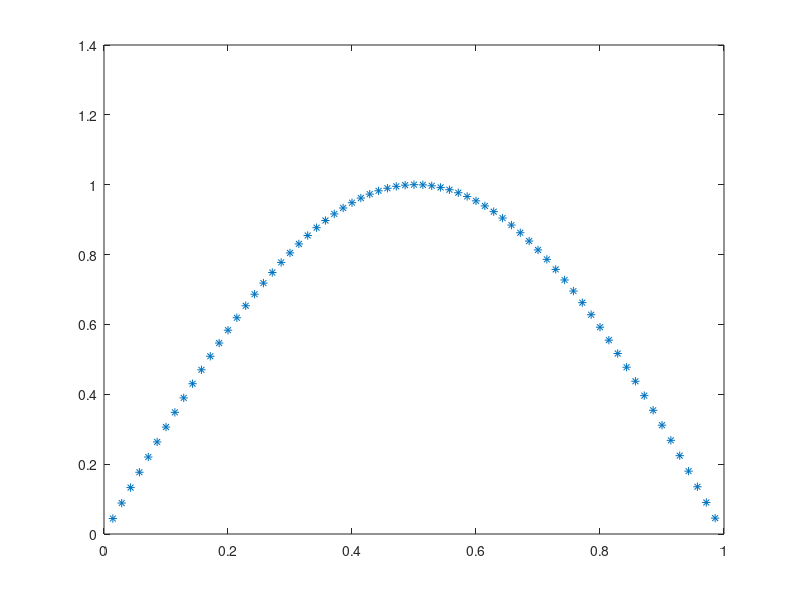

Write the MATLAB code that produced this figure.
clear all;
close all;
format long;

x0 = 0;
xN = 1;
M = 100;
N = 70;
mu = 0.001;
h = (xN - x0)/N;
delt = 2*mu*h;

for i = 1:N-1
    x(i) = i*h;
    U0(i) = sin(pi*(x(i)));
end
U1 = zeros(N-1,1);
t = 0;
for k = 1:M
    U1(1)  = U0(1) - mu*(U0(2)^2 - U0(1)^2);
    for j = 2 : N-2
        U1(j) = U0(j) - mu*(U0(j+1)^2 - U0(j)^2) ;
    end
    
    U1(N-1) =  U0(N-1) - mu*(U0(N-1)^2 - U0(N-2)^2);
    
    t = t + delt;
    U0 = U1;
end


plot(x,U1, '*')
    
    